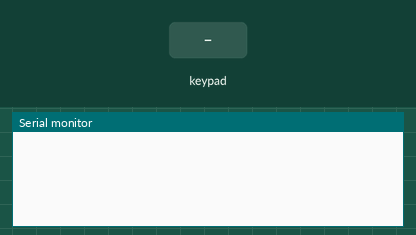
A sketch run on a simulated Arduino Uno, built with avr-gcc and run on an emulated ATmega328P. On the bench: the last lines printed to the serial monitor. The inputs (shaded band) are chosen by the test bench.

Above: at 1.2 s.
1.3 s: key '1' pressed
At 2.2 s:
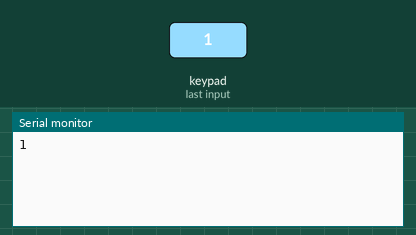
2.8 s: keypad keys 1 2 # pressed 0.4 s apart
At 4.2 s:
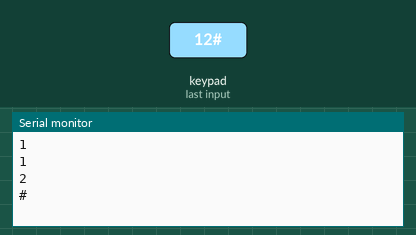
5.5 s: key '*' pressed
At 6.0 s:
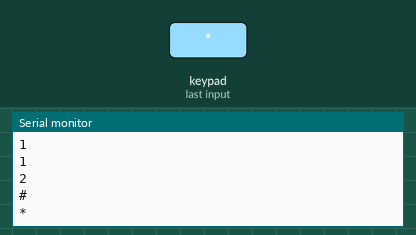
7.0 s: keypad keys 2 5 pressed 0.4 s apart
At 8.9 s:
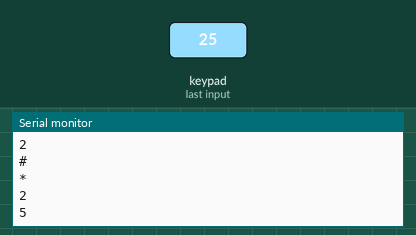
Timing chart, 0 to 10.3 s (numbered marks = the images above; inputs shaded):
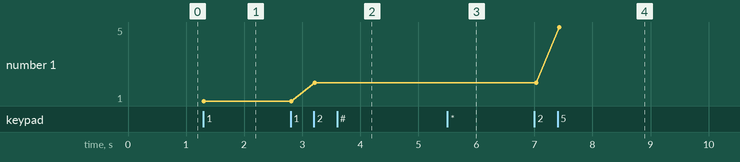

The sketch:

Blue_keypad.ino
```cpp
#include <Keypad.h> // Include the Keypad library


const byte ROWS = 4; // Number of rows, connect to the number od the rows
const byte COLS = 3; // Number of columns, connect to the colunm pinouts of the the keypad


byte rows[ROWS] = {9, 8, 7, 6}; // Connect to the row pinouts of the keypad
byte cols[COLS] = {5, 4, 3}; // Connect to the column pinouts of the keypad


char keys[ROWS][COLS] = { // Create 2D array for keys
  {'1', '2', '3'},
  {'4', '5', '6'},
  {'7', '8', '9'},
  {'*', '0', '#'}
};


Keypad mykeypad = Keypad(makeKeymap(keys), rows, cols, ROWS, COLS);


void setup() {
  Serial.begin(9600); // Enable serial monitor
}


void loop() {
  char myKey = mykeypad.getKey(); // Get key and put it into the variable
  if (myKey) { // Check if a key is pressed
    Serial.println(myKey); // Print the key
  }
  delay(100);
}
```

Measured:
- after the input at 1.3 s, the serial monitor: prints a new line at once (image 1)
- after the input at 2.8 s, the serial monitor: prints a new line after 0.41 s (image 2)
- after the input at 5.5 s, the serial monitor: prints a new line at once (image 3)
- after the input at 7.0 s, the serial monitor: prints a new line at once (image 4)
- plotted number 1: 1 → 2 after the input at 2.8 s, 2 → 5 after the input at 7.0 s
